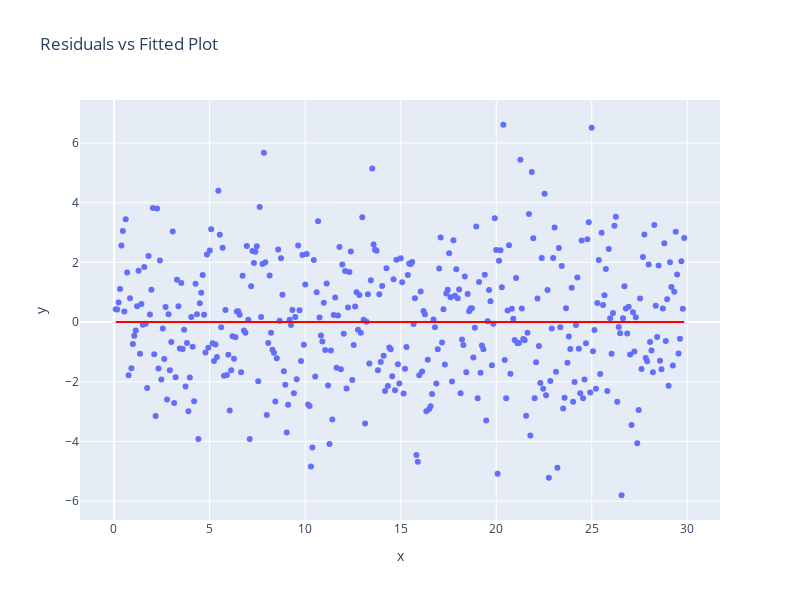

The cell this chart's notebook holds for it:
### Markdown cell above
5. To diagnose the Homoscedasticity assumption, plot a scatter between the fitted and the residuals

### Code cell
fig = px.scatter(x =fitted, y=residuals, 
                 trendline_color_override="red",
                 trendline="ols", 
                 height=600, width=800,
                 title='Residuals vs Fitted Plot')
fig.show()

### Figure 1 — Plotly figure (JSON) as saved in the notebook; plotly's stock layout.template omitted (floating-point values rounded to 4 significant figures; data arrays with more than 128 entries replaced by an {"elided": "..."} marker saying what was removed)
{"data": [{"hovertemplate": "x=%{x}<br>y=%{y}<extra></extra>", "legendgroup": "", "marker": {"color": "#636efa", "symbol": "circle"}, "mode": "markers", "name": "", "orientation": "v", "showlegend": false, "type": "scatter", "x": {"elided": "400 float values"}, "xaxis": "x", "y": {"elided": "400 float values"}, "yaxis": "y"}, {"hovertemplate": "<b>OLS trendline</b><br>y = -1.6263e-16 * x + 5.03417e-15<br>R<sup>2</sup>=0.000000<br><br>x=%{x}<br>y=%{y} <b>(trend)</b><extra></extra>", "legendgroup": "", "line": {"color": "red"}, "marker": {"color": "#636efa", "symbol": "circle"}, "mode": "lines", "name": "", "showlegend": false, "type": "scatter", "x": {"elided": "400 float values"}, "xaxis": "x", "y": {"elided": "400 float values"}, "yaxis": "y"}], "layout": {"height": 600, "legend": {"tracegroupgap": 0}, "title": {"text": "Residuals vs Fitted Plot"}, "width": 800, "xaxis": {"anchor": "y", "domain": [0, 1], "title": {"text": "x"}}, "yaxis": {"anchor": "x", "domain": [0, 1], "title": {"text": "y"}}}}
